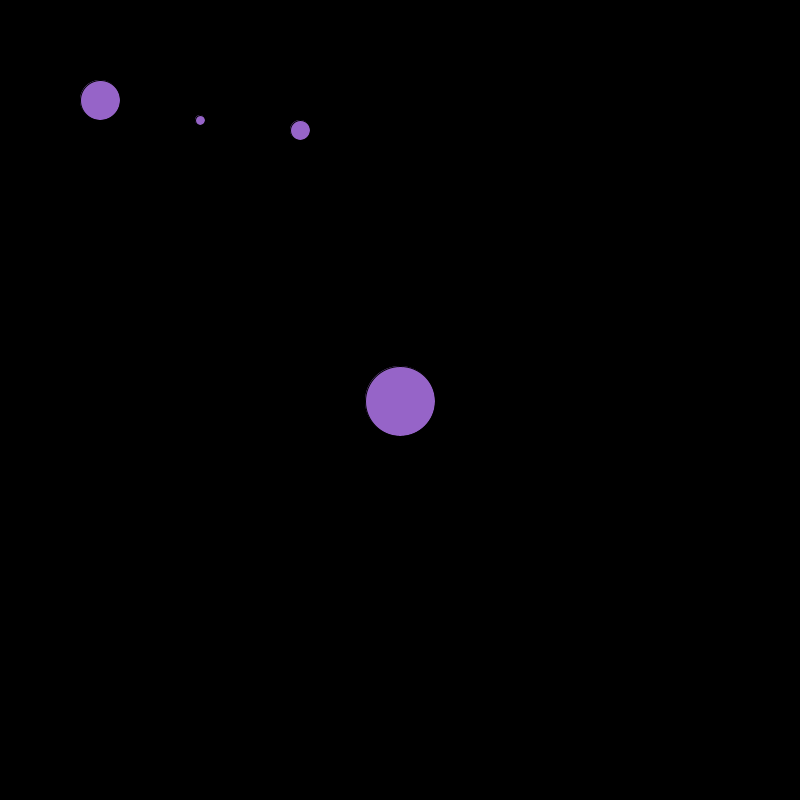
Frame 1 (no input)
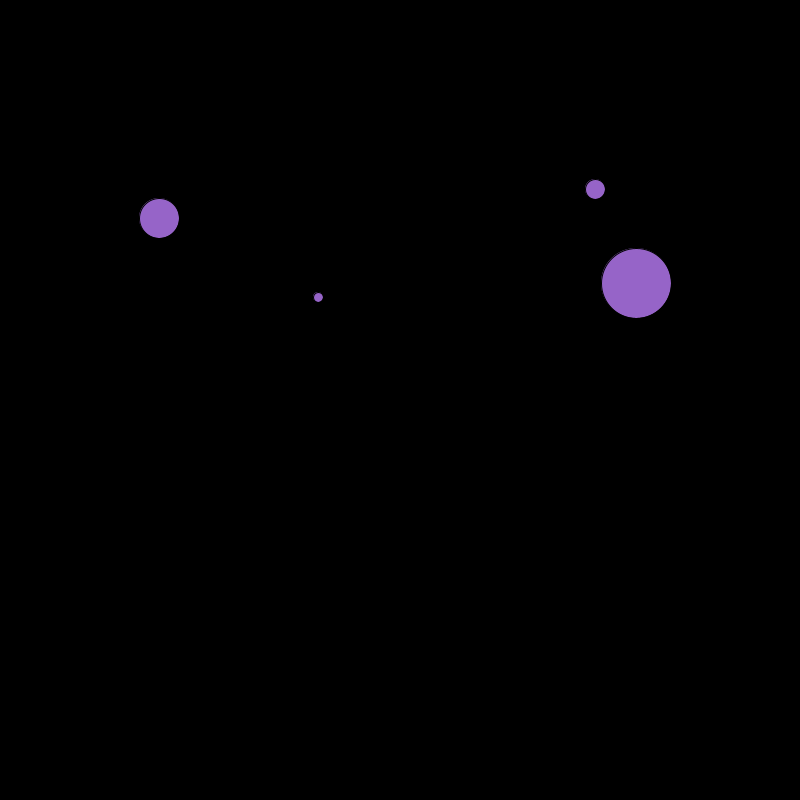
Frame 60 (the mouse pressed at the canvas centre just before this capture)
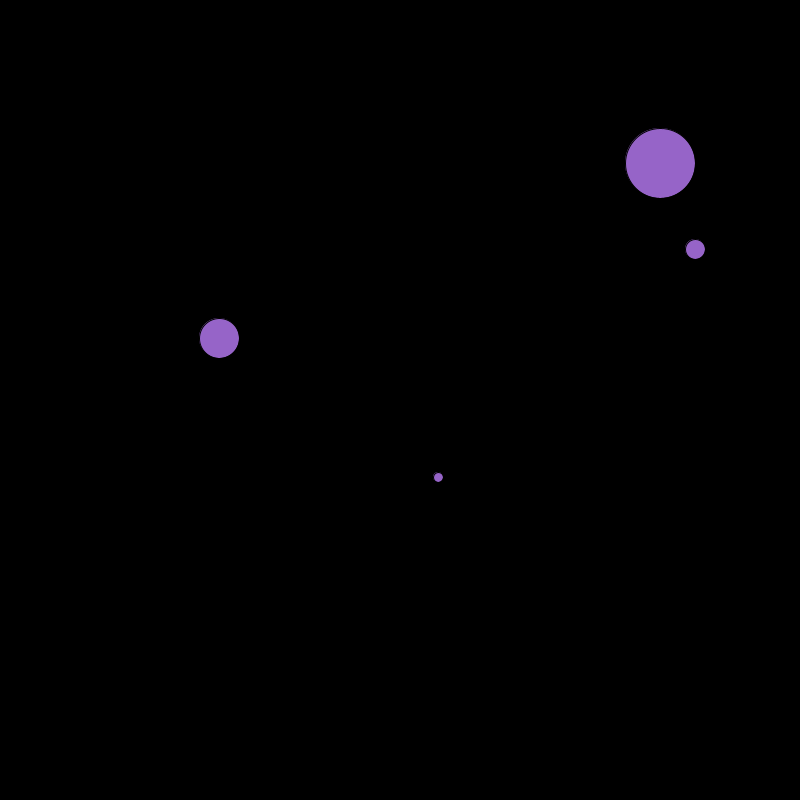
Frame 120 (the mouse held since frame 60 and released just before this capture)

The Processing sketch that drew these frames (run headless with seeded random() and noise(); from frame 60 on, the mouse is pressed at the canvas centre):

// Processing sketch: Multiple_balls_bouncing
// ── Multiple_balls_bouncing.pde
int [] x = {100,200,300,400};
int [] y = {100,120,130,401};
int [] sz = {40,10,20,70};
int [] xspeed = {1,2,5,4};
int [] yspeed = {2,3,1,-2};

void setup () {
  size (800,800);
}

void draw () {
  background (0);
  for (int i = 0; i < x.length; i++) {
    fill(150,100,200);
    ellipse (x[i], y[i], sz[i],sz[i]);
    x[i] += xspeed[i];
    y [i] += yspeed[i];
    
    if (x[i] + sz[i]/2 > width || x[i] < 0) {
      xspeed[i] = -xspeed[i];
    }
    if (y[i] + sz[i]/2 > height || y[i] < 0) {
      yspeed[i] = -yspeed[i];
    }
  }
}
